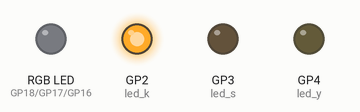
Bench run of a program on a simulated Raspberry Pi Pico running MicroPython. Parts: an RGB LED mixed from three pins (HIGH = lit), output pins drawn as LEDs (lit = HIGH).

Above: at 0.06 s.
At 0.42 s:
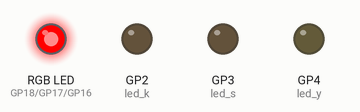
At 0.78 s:
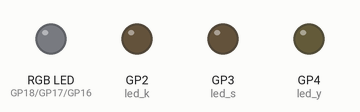
At 1.62 s:
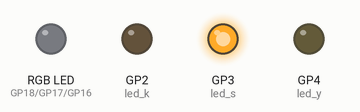
At 2.34 s:
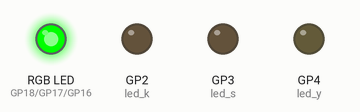
At 3.18 s:
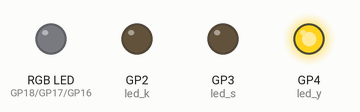
Timing chart, 0 to 3.5 s (numbered marks = the images above):
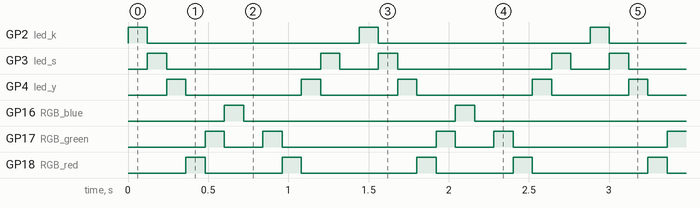

The program:

13_KaraSimsek.py
```python
#Kara Şimşek LED#                     #// LED leri karaşimşek animasyonu ile sırayla yakma //#

from machine import Pin
import utime

led_k = Pin(2, Pin.OUT)   # Kırmızı LED
led_s = Pin(3, Pin.OUT)   # Sarı LED
led_y = Pin(4, Pin.OUT)   # Yeşil LED

RGB_blue = Pin(16, Pin.OUT)    # RGB Mavi LED
RGB_green = Pin(17, Pin.OUT)   # RGB Yeşil LED
RGB_red = Pin(18, Pin.OUT)     # RGB Kırmızı LED


led_k.value(0)                    #Tüm ışıkları söndürdük
led_s.value(0)
led_y.value(0)
RGB_red.value(0)
RGB_green.value(0)
RGB_blue.value(0)

LED_time = 0.12    # LED ler arası animasyon zamanı
#LED_tepkiZamani = 0.05   # LED lerin tepki süresi için kullanılabilir.

while True:

    led_k.value(1)
    utime.sleep(LED_time)
    led_k.value(0)
    #utime.sleep(LED_tepkiZamani)

    led_s.value(1)
    utime.sleep(LED_time)
    led_s.value(0)
    #utime.sleep(LED_tepkiZamani)

    led_y.value(1)
    utime.sleep(LED_time)
    led_y.value(0)
    #utime.sleep(LED_tepkiZamani)

    RGB_red.value(1)
    utime.sleep(LED_time)
    RGB_red.value(0)
    #utime.sleep(LED_tepkiZamani)

    RGB_green.value(1)
    utime.sleep(LED_time)
    RGB_green.value(0)
    #utime.sleep(LED_tepkiZamani)

    RGB_blue.value(1)
    utime.sleep(LED_time)
    RGB_blue.value(0)
    #utime.sleep(LED_tepkiZamani)
    utime.sleep(LED_time)

    RGB_green.value(1)
    utime.sleep(LED_time)
    RGB_green.value(0)
    #utime.sleep(LED_tepkiZamani)

    RGB_red.value(1)
    utime.sleep(LED_time)
    RGB_red.value(0)
    #utime.sleep(LED_tepkiZamani)

    led_y.value(1)
    utime.sleep(LED_time)
    led_y.value(0)
    #utime.sleep(LED_tepkiZamani)

    led_s.value(1)
    utime.sleep(LED_time)
    led_s.value(0)
    #utime.sleep(LED_tepkiZamani)
    utime.sleep(LED_time)
```

Measured:
- by itself, GP2 (led_k), GP16 (RGB_blue): alternates HIGH for 0.12 s and LOW for 1.3 s
- by itself, GP3 (led_s): repeats every 1.4 s: LOW 0.96 s, HIGH 0.12 s, LOW 0.24 s, HIGH 0.12 s
- by itself, GP4 (led_y): repeats every 1.4 s: LOW 0.72 s, HIGH 0.12 s, LOW 0.48 s, HIGH 0.12 s
- by itself, GP17 (RGB_green): repeats every 1.4 s: LOW 0.24 s, HIGH 0.12 s, LOW 0.96 s, HIGH 0.12 s
- by itself, GP18 (RGB_red): repeats every 1.4 s: LOW 0.48 s, HIGH 0.12 s, LOW 0.72 s, HIGH 0.12 s
